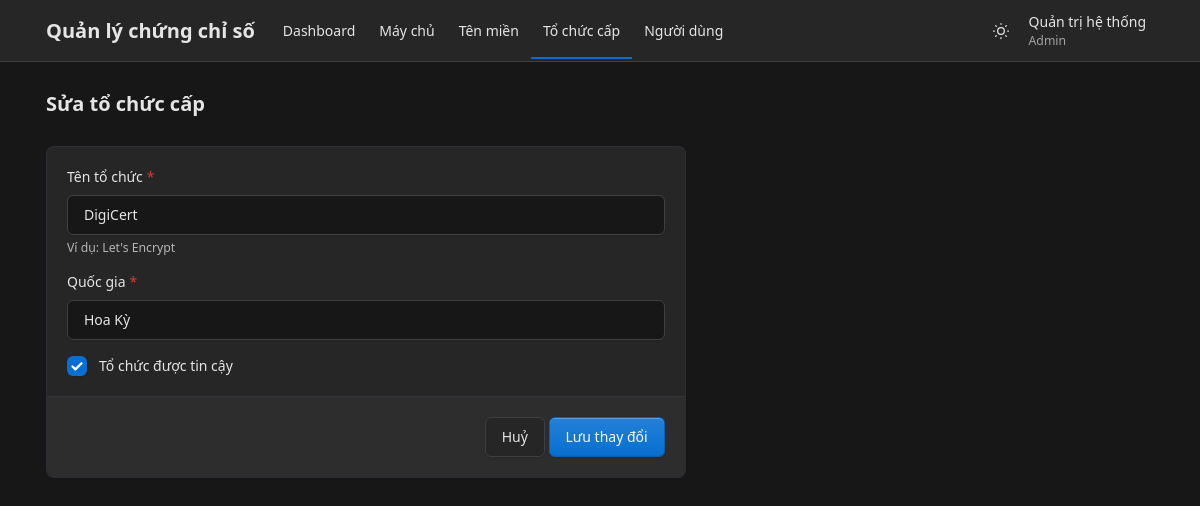
The page /admin/to_chuc_cap_form.php?id=2 (signed in) on the database its author committed.
### tables this page shows
CREATE TABLE users (
    id INT UNSIGNED AUTO_INCREMENT PRIMARY KEY,
    username VARCHAR(50) NOT NULL UNIQUE,
    password_hash VARCHAR(255) NOT NULL,
    full_name VARCHAR(100) NOT NULL,
    role_id INT UNSIGNED NOT NULL,
    is_locked TINYINT(1) NOT NULL DEFAULT 0,  
     
    failed_logins TINYINT UNSIGNED NOT NULL DEFAULT 0,
    locked_until DATETIME NULL,
    CONSTRAINT fk_users_role FOREIGN KEY (role_id) REFERENCES roles (id) ON DELETE RESTRICT
);

CREATE TABLE roles (
    id INT UNSIGNED AUTO_INCREMENT PRIMARY KEY,
    name VARCHAR(50) NOT NULL UNIQUE
);

CREATE TABLE certificate_authorities (
    id INT UNSIGNED AUTO_INCREMENT PRIMARY KEY,
    name VARCHAR(100) NOT NULL UNIQUE,
    country VARCHAR(100) NOT NULL,
    is_trusted TINYINT(1) NOT NULL DEFAULT 1
);

### src/auth.php (called while the page is built, shortened)
<?php
function nguoiDungHienTai(PDO $pdo): ?array
{
    $cau = $pdo->prepare('SELECT u.id, u.username, u.full_name, r.name AS role_name
                          FROM users u JOIN roles r ON r.id = u.role_id
                          WHERE u.id = ? AND u.is_locked = 0');
    $cau->execute([$_SESSION['user_id']]);
    return $cau->fetch() ?: null;
}
function laAdmin(array $nguoi): bool
{
    return $nguoi['role_name'] === VAI_TRO_ADMIN;
}
function yeuCauDangNhap(PDO $pdo): array
{
    $nguoi = nguoiDungHienTai($pdo);
    return $nguoi;
}

### src/danh_muc.php (called while the page is built, shortened)
<?php
function timToChuc(PDO $pdo, int $id): ?array
{
    $cau = $pdo->prepare('SELECT * FROM certificate_authorities WHERE id = ?');
    $cau->execute([$id]);
    return $cau->fetch() ?: null;
}

### public/admin/to_chuc_cap_form.php (the view, shortened to what this page needs)
<?php
require __DIR__ . '/../../src/khoi_dong.php';
require __DIR__ . '/../../src/danh_muc.php';
$pdo = ketNoiCsdl();
$nguoi = yeuCauDangNhap($pdo);
$id = isset($_GET['id']) ? (int) $_GET['id'] : null;
$loi = [];
$giaTri = ['name' => '', 'country' => '', 'is_trusted' => 1];
if ($id !== null) {
    $giaTri = timToChuc($pdo, $id);
}
$hanhDong = 'admin/to_chuc_cap_form.php' . ($id !== null ? '?id=' . $id : '');
$trangHienTai = 'to_chuc_cap';
require __DIR__ . '/../../views/dau_trang.php';
require __DIR__ . '/../../views/tieu_de_trang.php';
?>
<div class="page-body">
    <div class="container-xl">
        <div class="row">
            <div class="col-lg-7">
                <form class="card" method="post" action="<?= e(url($hanhDong)) ?>" data-kiem-tra novalidate>
                    <div class="card-body">
                        <?= oNhap('name', 'Tên tổ chức', $giaTri['name'], $loi,
                            'required maxlength="100" autocomplete="off"', 'Tên tổ chức là bắt buộc.', "Ví dụ: Let's Encrypt") ?>
                        <?= oNhap('country', 'Quốc gia', $giaTri['country'], $loi,
                            'required maxlength="100" autocomplete="off"', 'Quốc gia là bắt buộc.') ?>
                        <label class="form-check">
                            <input class="form-check-input" type="checkbox" name="is_trusted" value="1" <?= $giaTri['is_trusted'] ? 'checked' : '' ?>>
                            <span class="form-check-label">Tổ chức được tin cậy</span>
                        </label>
                    </div>
                    <div class="card-footer text-end">
                        <a class="btn" href="<?= e(url('admin/to_chuc_cap.php')) ?>">Huỷ</a>
                        <button type="submit" class="btn btn-primary"><?= $id === null ? 'Thêm tổ chức' : 'Lưu thay đổi' ?></button>
                    </div>
                </form>
            </div>
        </div>
    </div>
</div>
<?php require __DIR__ . '/../../views/cuoi_trang.php'; ?>

### views/dau_trang.php (shortened to what this page needs)
<?php
$nguoi ??= null;
$trangHienTai ??= '';
$coThanhRieng ??= false;
$nutGiaoDien = <<<'HTML'
<button type="button" class="nav-link px-2 bg-transparent border-0" data-doi-giao-dien
        title="Đổi giao diện sáng/tối" aria-label="Đổi giao diện sáng/tối">
    <svg class="icon hide-theme-dark" xmlns="http://www.w3.org/2000/svg" width="24" height="24" viewBox="0 0 24 24" fill="none" stroke="currentColor" stroke-width="2" stroke-linecap="round" stroke-linejoin="round" aria-hidden="true"><path d="M12 3c.132 0 .263 0 .393 0a7.5 7.5 0 0 0 7.92 12.446a9 9 0 1 1 -8.313 -12.454z"/></svg>
    <svg class="icon hide-theme-light" xmlns="http://www.w3.org/2000/svg" width="24" height="24" viewBox="0 0 24 24" fill="none" stroke="currentColor" stroke-width="2" stroke-linecap="round" stroke-linejoin="round" aria-hidden="true"><circle cx="12" cy="12" r="4"/><path d="M3 12h1m8 -9v1m8 8h1m-9 8v1m-6.4 -15.4l.7 .7m12.1 -.7l-.7 .7m0 11.4l.7 .7m-12.1 -.7l-.7 .7"/></svg>
</button>
HTML;
?>
<!doctype html>
<html lang="vi" data-bs-theme="dark">
<head>
    <link rel="stylesheet" href="<?= e(url('assets/tabler/tabler.min.css')) ?>">
    <link rel="stylesheet" href="<?= e(url('assets/app.css')) ?>">
</head>
<body>
<?php if ($nguoi === null && !$coThanhRieng): ?>
    <div class="position-absolute top-0 end-0 p-3"><?= $nutGiaoDien ?></div>
<?php elseif ($nguoi !== null): ?>
    <div class="page">
        <header class="navbar navbar-expand-md d-print-none">
            <div class="container-xl">
                <a class="navbar-brand me-3" href="<?= e(url('admin/index.php')) ?>">Quản lý chứng chỉ số</a>
                <div class="navbar-nav flex-row order-md-last align-items-center">
                    <?= $nutGiaoDien ?>
                    <div class="nav-item dropdown">
                        <a href="#" class="nav-link px-2" data-bs-toggle="dropdown" aria-label="Mở menu tài khoản">
                            <span>
                                <span class="d-block"><?= e($nguoi['full_name']) ?></span>
                                <span class="d-block small text-secondary"><?= e($nguoi['role_name']) ?></span>
                            </span>
                        </a>
                    </div>
                </div>
                <div class="collapse navbar-collapse" id="menu-chinh">
                    <ul class="navbar-nav">
                        <li class="nav-item <?= $trangHienTai === 'dashboard' ? 'active' : '' ?>">
                            <a class="nav-link" href="<?= e(url('admin/index.php')) ?>">Dashboard</a>
                        </li>
                        <li class="nav-item <?= $trangHienTai === 'may_chu' ? 'active' : '' ?>">
                            <a class="nav-link" href="<?= e(url('admin/may_chu.php')) ?>">Máy chủ</a>
                        </li>
                        <li class="nav-item <?= $trangHienTai === 'ten_mien' ? 'active' : '' ?>">
                            <a class="nav-link" href="<?= e(url('admin/ten_mien.php')) ?>">Tên miền</a>
                        </li>
                        <li class="nav-item <?= $trangHienTai === 'to_chuc_cap' ? 'active' : '' ?>">
                            <a class="nav-link" href="<?= e(url('admin/to_chuc_cap.php')) ?>">Tổ chức cấp</a>
                        </li>
                        <?php if (laAdmin($nguoi)): ?>
                            <li class="nav-item <?= $trangHienTai === 'nguoi_dung' ? 'active' : '' ?>">
                                <a class="nav-link" href="<?= e(url('admin/nguoi_dung.php')) ?>">Người dùng</a>
                            </li>
                        <?php endif; ?>
                    </ul>
                </div>
            </div>
        </header>
        <div class="page-wrapper">
<?php endif; ?>

### src/khoi_dong.php (shortened to what this page needs)
<?php
require_once __DIR__ . '/../config/db.php';
require_once __DIR__ . '/auth.php';
function e(?string $chuoi): string
{
    return htmlspecialchars((string) $chuoi, ENT_QUOTES, 'UTF-8');
}
function url(string $duongDan): string
{
    $thuMucPublic = str_replace('\\', '/', realpath(__DIR__ . '/../public'));
    $gocWeb = str_replace('\\', '/', realpath($_SERVER['DOCUMENT_ROOT']));
    return substr($thuMucPublic, strlen($gocWeb)) . '/' . $duongDan;
}
function oNhap(string $ten, string $nhan, ?string $giaTri, array $loi, string $thuocTinh = '', string $loiMacDinh = '', string $goiY = ''): string
{
    $batBuoc = str_contains($thuocTinh, 'required') ? ' required' : '';
    $saiCss = isset($loi[$ten]) ? ' is-invalid' : '';
    $html = '<div class="mb-3">'
        . '<label class="form-label' . $batBuoc . '" for="' . e($ten) . '">' . e($nhan) . '</label>'
        . '<input class="form-control' . $saiCss . '" id="' . e($ten) . '" name="' . e($ten) . '" value="' . e($giaTri) . '" ' . $thuocTinh . '>'
        . '<div class="invalid-feedback">' . e($loi[$ten] ?? $loiMacDinh) . '</div>';
    if ($goiY !== '') {
        $html .= '<small class="form-hint">' . e($goiY) . '</small>';
    }
    return $html . '</div>';
}

### rows shown on the page
users: full_name "Quản trị hệ thống", role.name "Admin"
certificate_authorities: name "DigiCert", country "Hoa Kỳ", is_trusted "☑"

### other values the page prints
$tieuDe "Sửa tổ chức cấp"
$nhan "Tên tổ chức Quốc gia"
$goiY "Ví dụ: Let's Encrypt"
